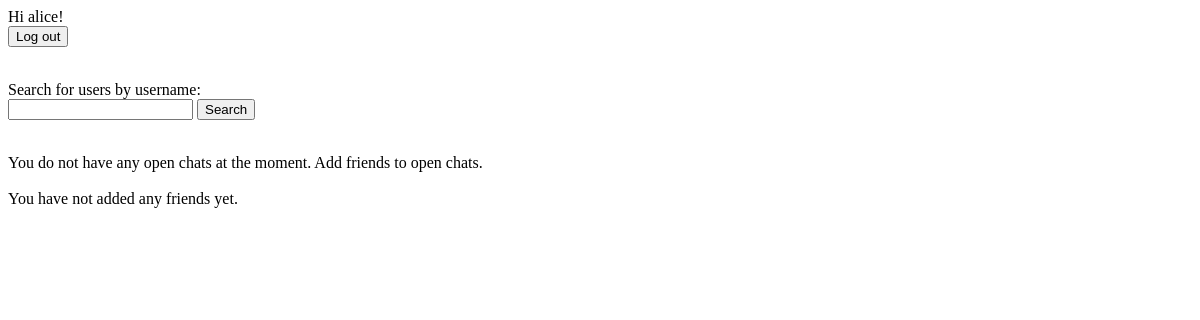
Page / (signed in) on the earlier database version.
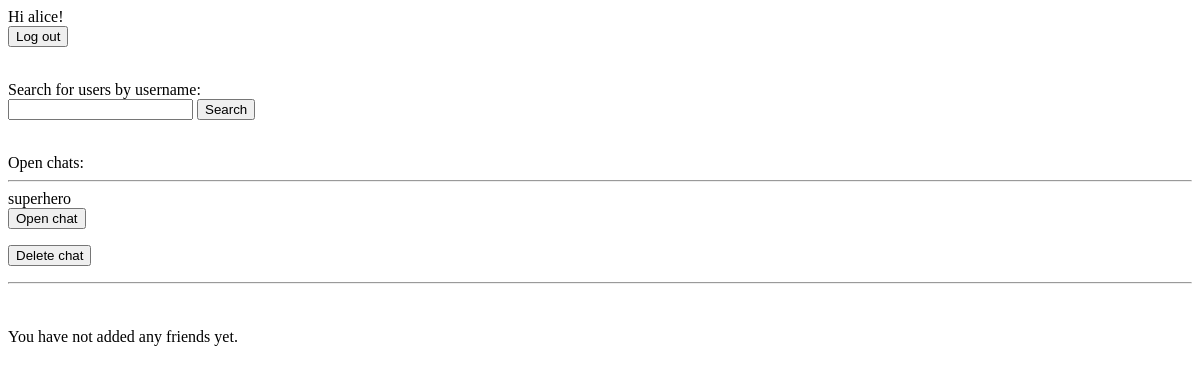
Same page on the later database version.
### project/models.py (models this page shows)
class Chat(models.Model):
    user1 = models.ForeignKey(User, related_name="user1", on_delete=models.CASCADE)
    user2 = models.ForeignKey(User, related_name="user2", on_delete=models.CASCADE)
    messages = models.ManyToManyField("Message", blank=True)

### project/views.py (the view)
# urls.py: path('', views.index, name='index'),
@login_required
def index(request):
    acc = Account.objects.get(user=request.user)
    friends = acc.friends.all()
    accounts = Account.objects.exclude(user_id=request.user.id)
    chats = acc.chats.all()
    return render(request, 'project/index.html', {'friends': friends, 'accounts': accounts, 'chats': chats})

### project/templates/project/index.html (shortened to what this page needs)
Hi {{ user.username }}!
<form action="logout/" method="post">
    <input type="submit" value="Log out"/>
</form>
Search for users by username:
<form action="{% url 'searchusers' %}" method="get">
    <input type="text" name="query">
    <input type="submit" value="Search"/>
</form>
{% if chats|length > 0 %}
Open chats:
{% for chat in chats %}
<hr>
{% if chat.user1 == user %}
{{ chat.user2.username }}
<form action="chat/" method="get">
    <input type="submit" value="Open chat"/>
</form>
<form action="delete/" method="get">
    <input type="submit" value="Delete chat"/>
</form>
{% endif %}
{% endfor %}
<hr>
{% else %}
You do not have any open chats at the moment. Add friends to open chats.
{% endif %}
{% if friends|length > 0 %}
Your friends:
<br>
{% for friend in friends %}
<hr>
{{ friend.user.username }}
<form action="chat/" method="get">
    <input type="hidden" value="{{ friend.user.username }}" name="to">
    <input type="submit" value="Open chat"/>
</form>
<form action="deletefriend/" method="post">
    {% csrf_token %}
    <input type="hidden" value="{{ friend.user.username }}" name="friend">
    <input type="submit" value="Delete friend"/>
</form>
{% endfor %}
{% else %}
You have not added any friends yet.
{% endif %}

Differences in the rows shown:
now on this page (row edited): Chat: user2.username "superhero"
Other differences:
text no longer shown: "You do not have any open chats at the moment. Add friends to open chats."
text now shown: "Open chats:"
